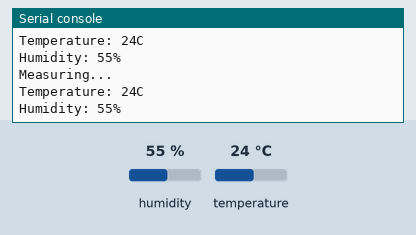
This program was run on a simulated MicroPython board. On the bench: the last lines printed to the serial console. Inputs (shaded band) come from the test bench; at power-on: humidity 55 %, temperature 24 °C. The clock reads 2024-03-15 10:24:30 at power-on unless the program sets it.

Above: at 1.2 s.
1.3 s: humidity set to 22 %
9.5 s: temperature set to 12 °C
At 11.24 s:
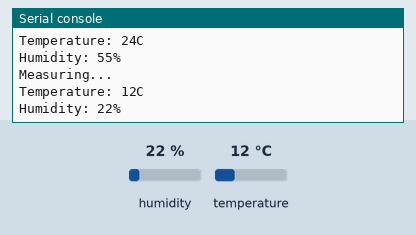
17.7 s: humidity set to 40 %
At 22.31 s:
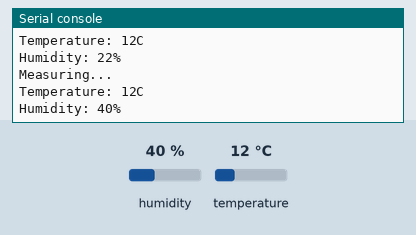
Timing chart, 0 to 23.8 s (numbered marks = the images above; inputs shaded):
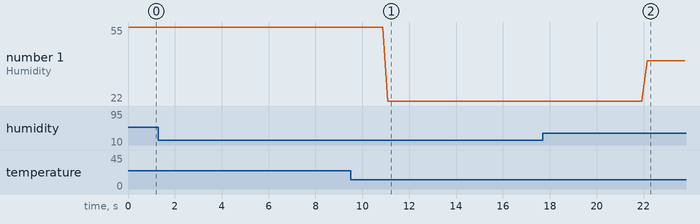

The program:

tempreader.py
```python
import time
import dht
from machine import Pin


class Temperature():
    current_temp = 0 # Store in Celsius
    system = 'celsius'

    def __init__(self, system='celsius'):
        self.system = system

    def temp(self):
        if self.system == 'fahrenheit':
            return self.fahrenheit()
        return self.celsius()

    def fahrenheit(self, f=None):
        if f:
            self.current_temp = (f - 32) * (5/9)
        return (self.current_temp * (9/5)) + 32
    def symbol(self):
        if self.system == 'fahrenheit':
            return 'F'
        return 'C'

    def celsius(self, c=None):
        if c:
            self.current_temp = c
        return self.current_temp

class TempReader():
    current_temp = None
    sensor = None
    last_measure = 0
    system = 'celsius'
    measure_interval = 10

    def __init__(self, system='celsius', pin=27):
        self.sensor = dht.DHT11(Pin(pin))
        self.system = system
        self.current_temp = Temperature(system=system)
    def symbol(self):
        return self.current_temp.symbol()
    def measure(self):
        if (time.time() - self.last_measure) > self.measure_interval:
            self.last_measure = time.time()
            self.sensor.measure()
    def temperture(self):
        t = self.sensor.temperature()
        self.current_temp.celsius(t)
        return self.current_temp.temp()
    def humidity(self):
        return self.sensor.humidity()
#
# This is only ran when the script is ran directly and is for testing purposes.
#
if __name__ == "__main__":
    tr = TempReader(system='celsius')

    while True:
        print('Measuring...')
        tr.measure()
        temp = tr.temperture()
        symbol = tr.symbol()
        hum = tr.humidity()
        print('Temperature: {}{}'.format(round(temp), symbol))
        print('Humidity: {}%'.format(hum))
        time.sleep(.2)
```

Measured:
- after the input at 9.5 s, the serial console: prints a new line after 1.6 s (image 1)
- after the input at 17.7 s, the serial console: prints a new line after 4.5 s (image 2)
- plotted number 1: 22 → 40 after the input at 17.7 s
